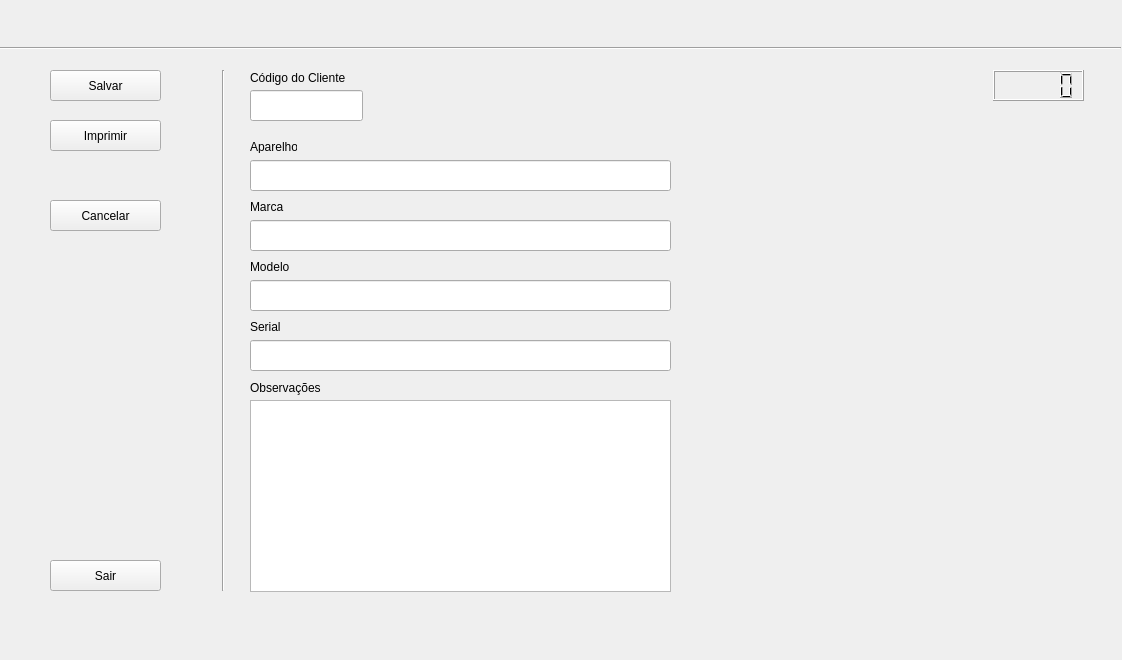
<?xml version="1.0" encoding="UTF-8"?>
<ui version="4.0">
 <class>Form</class>
 <widget class="QWidget" name="Form">
  <property name="geometry">
   <rect>
    <x>0</x>
    <y>0</y>
    <width>1122</width>
    <height>660</height>
   </rect>
  </property>
  <property name="windowTitle">
   <string>Form</string>
  </property>
  <widget class="Line" name="line">
   <property name="geometry">
    <rect>
     <x>0</x>
     <y>40</y>
     <width>1121</width>
     <height>16</height>
    </rect>
   </property>
   <property name="orientation">
    <enum>Qt::Horizontal</enum>
   </property>
  </widget>
  <widget class="Line" name="line_2">
   <property name="geometry">
    <rect>
     <x>213</x>
     <y>70</y>
     <width>20</width>
     <height>521</height>
    </rect>
   </property>
   <property name="orientation">
    <enum>Qt::Vertical</enum>
   </property>
  </widget>
  <widget class="QPushButton" name="pushButton">
   <property name="geometry">
    <rect>
     <x>50</x>
     <y>70</y>
     <width>111</width>
     <height>31</height>
    </rect>
   </property>
   <property name="text">
    <string>Salvar</string>
   </property>
  </widget>
  <widget class="QPushButton" name="pushButton_2">
   <property name="geometry">
    <rect>
     <x>50</x>
     <y>200</y>
     <width>111</width>
     <height>31</height>
    </rect>
   </property>
   <property name="text">
    <string>Cancelar</string>
   </property>
  </widget>
  <widget class="QPushButton" name="pushButton_3">
   <property name="geometry">
    <rect>
     <x>50</x>
     <y>120</y>
     <width>111</width>
     <height>31</height>
    </rect>
   </property>
   <property name="text">
    <string>Imprimir</string>
   </property>
  </widget>
  <widget class="QPushButton" name="pushButton_sair">
   <property name="geometry">
    <rect>
     <x>50</x>
     <y>560</y>
     <width>111</width>
     <height>31</height>
    </rect>
   </property>
   <property name="text">
    <string>Sair</string>
   </property>
  </widget>
  <widget class="QLineEdit" name="lineEdit">
   <property name="geometry">
    <rect>
     <x>250</x>
     <y>160</y>
     <width>421</width>
     <height>31</height>
    </rect>
   </property>
  </widget>
  <widget class="QLineEdit" name="lineEdit_2">
   <property name="geometry">
    <rect>
     <x>250</x>
     <y>220</y>
     <width>421</width>
     <height>31</height>
    </rect>
   </property>
  </widget>
  <widget class="QLineEdit" name="lineEdit_3">
   <property name="geometry">
    <rect>
     <x>250</x>
     <y>280</y>
     <width>421</width>
     <height>31</height>
    </rect>
   </property>
  </widget>
  <widget class="QLineEdit" name="lineEdit_4">
   <property name="geometry">
    <rect>
     <x>250</x>
     <y>340</y>
     <width>421</width>
     <height>31</height>
    </rect>
   </property>
  </widget>
  <widget class="QTextEdit" name="textEdit">
   <property name="geometry">
    <rect>
     <x>250</x>
     <y>400</y>
     <width>421</width>
     <height>192</height>
    </rect>
   </property>
  </widget>
  <widget class="QLCDNumber" name="lcdNumber">
   <property name="geometry">
    <rect>
     <x>993</x>
     <y>70</y>
     <width>91</width>
     <height>31</height>
    </rect>
   </property>
  </widget>
  <widget class="QLabel" name="label">
   <property name="geometry">
    <rect>
     <x>250</x>
     <y>140</y>
     <width>47</width>
     <height>13</height>
    </rect>
   </property>
   <property name="text">
    <string>Aparelho</string>
   </property>
  </widget>
  <widget class="QLabel" name="label_2">
   <property name="geometry">
    <rect>
     <x>250</x>
     <y>200</y>
     <width>47</width>
     <height>13</height>
    </rect>
   </property>
   <property name="text">
    <string>Marca</string>
   </property>
  </widget>
  <widget class="QLabel" name="label_3">
   <property name="geometry">
    <rect>
     <x>250</x>
     <y>260</y>
     <width>47</width>
     <height>13</height>
    </rect>
   </property>
   <property name="text">
    <string>Modelo</string>
   </property>
  </widget>
  <widget class="QLabel" name="label_4">
   <property name="geometry">
    <rect>
     <x>250</x>
     <y>320</y>
     <width>47</width>
     <height>13</height>
    </rect>
   </property>
   <property name="text">
    <string>Serial</string>
   </property>
  </widget>
  <widget class="QLabel" name="label_5">
   <property name="geometry">
    <rect>
     <x>250</x>
     <y>380</y>
     <width>71</width>
     <height>16</height>
    </rect>
   </property>
   <property name="text">
    <string>Observações</string>
   </property>
  </widget>
  <widget class="QLineEdit" name="lineEdit_CodigoCliente">
   <property name="geometry">
    <rect>
     <x>250</x>
     <y>90</y>
     <width>113</width>
     <height>31</height>
    </rect>
   </property>
  </widget>
  <widget class="QLabel" name="label_6">
   <property name="geometry">
    <rect>
     <x>250</x>
     <y>70</y>
     <width>101</width>
     <height>16</height>
    </rect>
   </property>
   <property name="text">
    <string>Código do Cliente</string>
   </property>
  </widget>
 </widget>
 <resources/>
 <connections/>
</ui>
